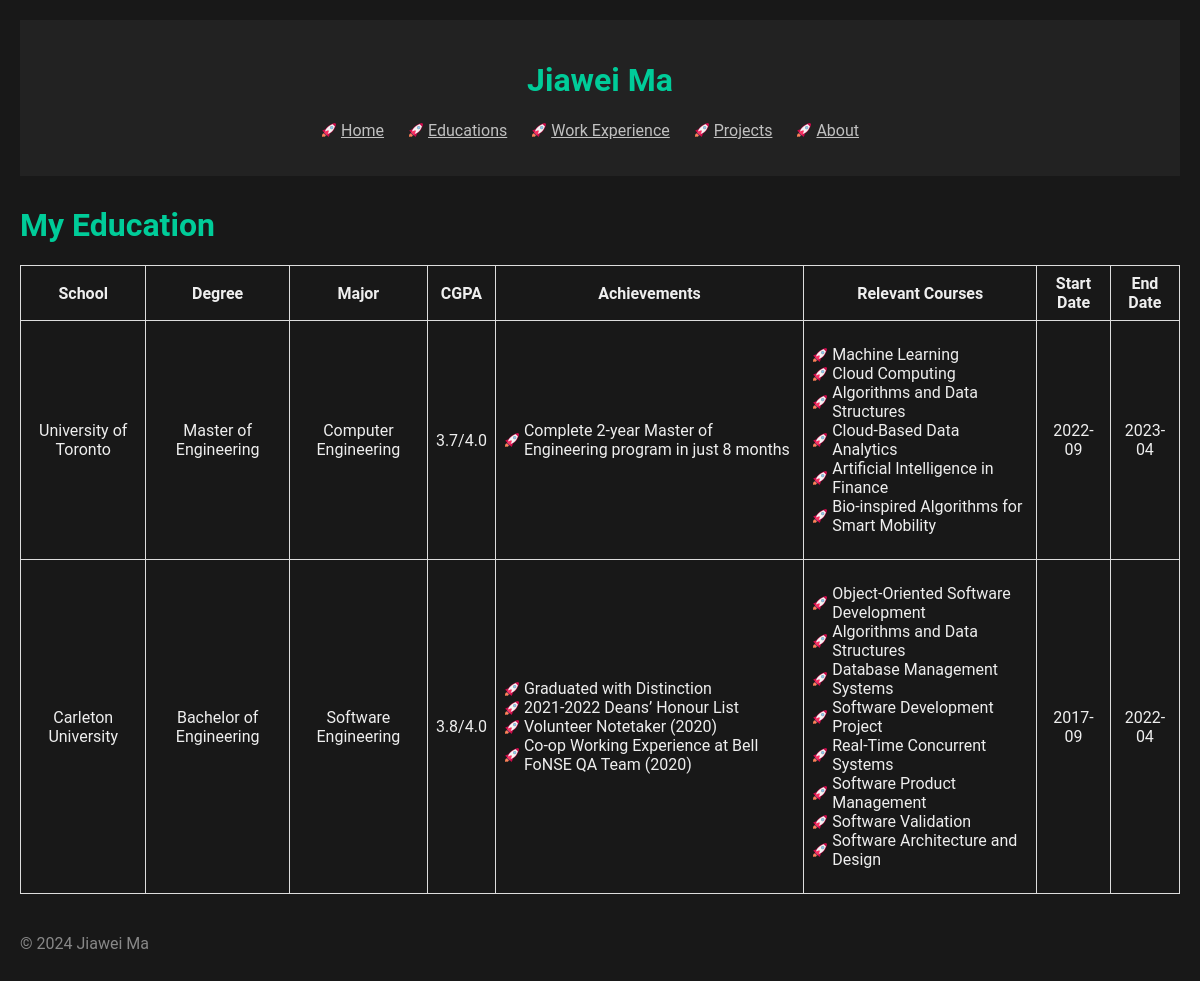
The page /education on the database its author committed.
### model.py (models this page shows)
class Education(db.Model):
    __tablename__ = "education"
    id = db.Column(db.Integer, primary_key=True)
    school = db.Column(db.String, nullable=False)
    degree = db.Column(db.String, nullable=False)
    major = db.Column(db.String, nullable=False)
    CGPA = db.Column(db.Float, nullable=False)
    Achievements = db.Column(db.String, nullable=False)
    RelevantCourses = db.Column(db.String, nullable=False)
    start_date = db.Column(db.Date)
    end_date = db.Column(db.Date)

### app.py (the view)
@app.route('/education')
def edu():
    edus = db.session.query(Education).all()
    for e in edus:
        e.start_date = e.start_date.strftime("%Y-%m")
        e.end_date = e.end_date.strftime("%Y-%m")
    return render_template('edu.html', education_entries=edus)

### templates/edu.html
{% extends 'base.html' %}
{% block content %}
  <h1>My Education</h1>
  <table>
    <tr>
      <th>School</th>
      <th>Degree</th>
      <th>Major</th>
      <th>CGPA</th>
      <th>Achievements</th>
      <th>Relevant Courses</th>
      <th>Start Date</th>
      <th>End Date</th>
    </tr>
    {% for education_entry in education_entries %}
    <tr>
      <td>{{ education_entry.school }}</td>
      <td>{{ education_entry.degree }}</td>
      <td>{{ education_entry.major }}</td>
      <td>{{ education_entry.CGPA }}</td>
      <td>
        <ul class="rocketul">{% for sentence in education_entry.Achievements.split('. ') %}
            <li class="rocketli" style="text-align: left;">{{ sentence }}</li>
        {% endfor %}
        </ul>
      </td>
      <td><ul class="rocketul">{% for sentence in education_entry.RelevantCourses.split('. ') %}
            <li class="rocketli" style="text-align: left;">{{ sentence }}</li>
        {% endfor %}
        </ul>
      </td>
      <td>{{ education_entry.start_date }}</td>
      <td>{{ education_entry.end_date }}</td>
    </tr>
    {% endfor %}
  </table>
{% endblock %}

### static/style.css (style rules this page uses)
body { background-color: #181818; color: #eee; font-family: 'Roboto', sans-serif; margin: 0; padding: 20px; }
h1, h2 { color: #00cc99; }
table { border-collapse: collapse; width: 100%; }
th, td { border: 1px solid #dddddd; text-align: center; padding: 8px; }
.rocketul { list-style-type: none; padding-left: 0; }
.rocketli { background: url('./rocket.png') no-repeat 0 50%; padding-left: 20px; background-size: 16px; }

### rows shown on the page
Education: school "University of Toronto", degree "Master of Engineering", major "Computer Engineering", CGPA "3.7/4.0", Achievements "Complete 2-year Master of Engineering program in just 8 months", sentence "Machine Learning" "Cloud Computing" "Algorithms and Data Structures" "Cloud-Based Data Analytics" "Artificial Intelligence in Finance" "Bio-inspired Algorithms for Smart Mobility", start_date "2022-09", end_date "2023-04"
Education: school "Carleton University", degree "Bachelor of Engineering", major "Software Engineering", CGPA "3.8/4.0", sentence "Graduated with Distinction" "2021-2022 Deans’ Honour List" "Volunteer Notetaker (2020)" "Co-op Working Experience at Bell FoNSE QA Team (2020)", sentence "Object-Oriented Software Development" "Algorithms and Data Structures" "Database Management Systems" "Software Development Project" "Real-Time Concurrent Systems" "Software Product Management" "Software Validation" "Software Architecture and Design", start_date "2017-09", end_date "2022-04"
